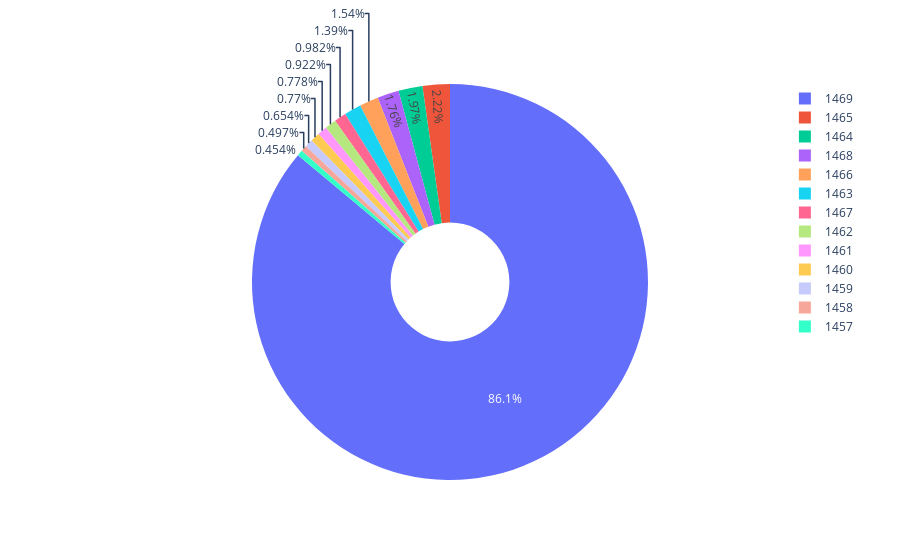

Write notebook code for a chart like this one.
### Code cell
x_46_vc = df['X_46'].value_counts().reset_index()
x_46_vc.columns = ['name', 'value']

import plotly.express as px

fig = px.pie(data_frame=x_46_vc, names='name', values='value')
fig.update_traces(hole=.3)
fig.show()

### Figure 1 — Plotly figure (JSON) as saved in the notebook; plotly's stock layout.template omitted (floating-point values rounded to 4 significant figures)
{"data": [{"domain": {"x": [0, 1], "y": [0, 1]}, "hole": 0.3, "hovertemplate": "name=%{label}<br>value=%{value}<extra></extra>", "labels": [1469, 1465, 1464, 1468, 1466, 1463, 1467, 1462, 1461, 1460, 1459, 1458, 1457], "legendgroup": "", "name": "", "showlegend": true, "type": "pie", "values": [34088, 881, 780, 696, 610, 549, 389, 365, 308, 305, 259, 197, 180]}], "layout": {"legend": {"tracegroupgap": 0}, "margin": {"t": 60}}}
